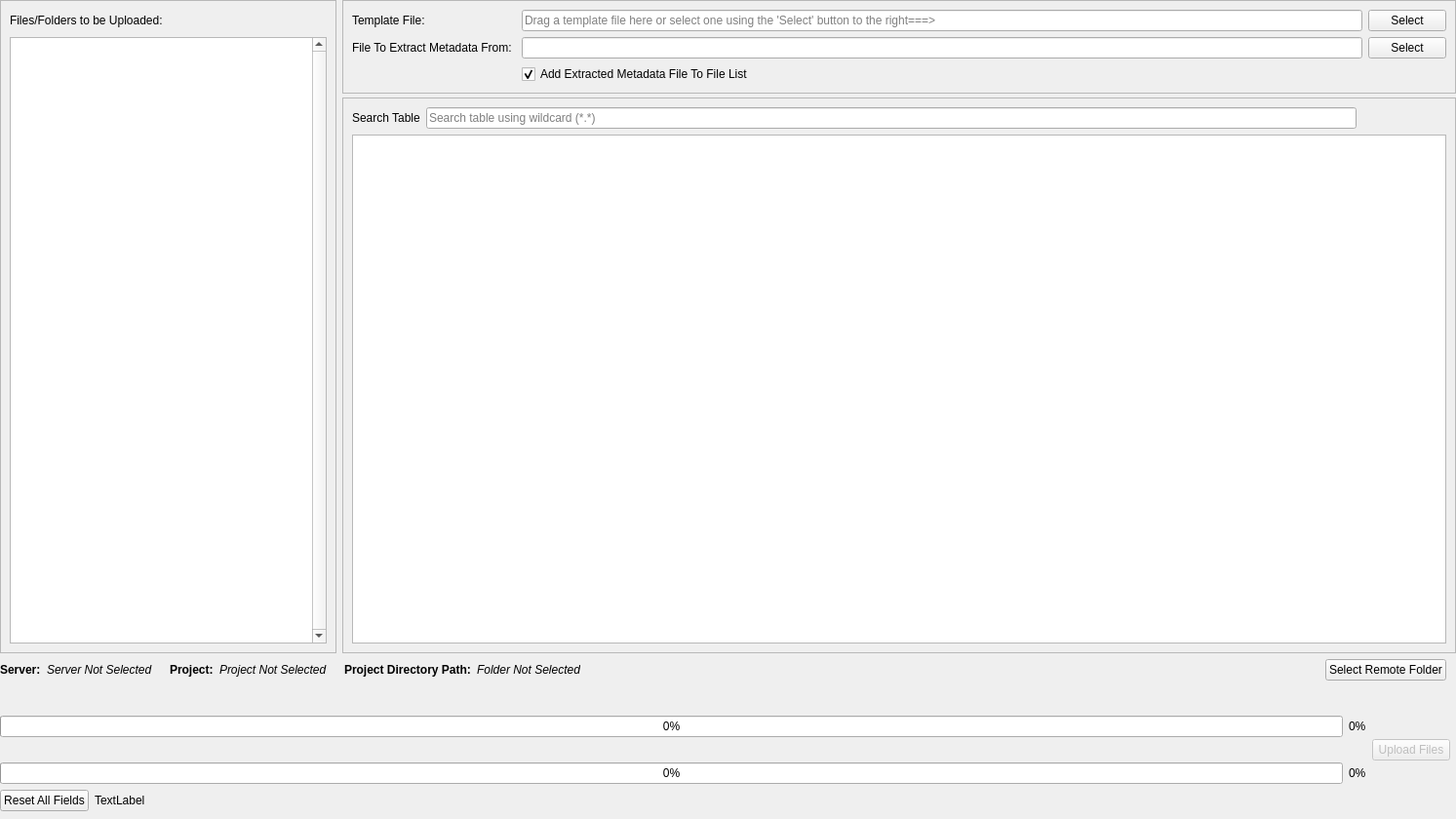
<?xml version="1.0" encoding="UTF-8"?>
<ui version="4.0">
 <class>UseTemplateWidget</class>
 <widget class="QWidget" name="UseTemplateWidget">
  <property name="geometry">
   <rect>
    <x>0</x>
    <y>0</y>
    <width>1493</width>
    <height>840</height>
   </rect>
  </property>
  <property name="windowTitle">
   <string>Use Template Widget</string>
  </property>
  <layout class="QGridLayout" name="gridLayout_2">
   <property name="leftMargin">
    <number>0</number>
   </property>
   <property name="topMargin">
    <number>0</number>
   </property>
   <property name="rightMargin">
    <number>0</number>
   </property>
   <property name="bottomMargin">
    <number>8</number>
   </property>
   <property name="verticalSpacing">
    <number>-1</number>
   </property>
   <item row="5" column="0" colspan="2">
    <layout class="QHBoxLayout" name="horizontalLayout_7">
     <property name="rightMargin">
      <number>10</number>
     </property>
     <property name="bottomMargin">
      <number>10</number>
     </property>
     <item>
      <widget class="QLabel" name="label_3">
       <property name="font">
        <font>
         <weight>75</weight>
         <bold>true</bold>
        </font>
       </property>
       <property name="text">
        <string>Server:</string>
       </property>
      </widget>
     </item>
     <item>
      <widget class="QLabel" name="hyperThoughtServer">
       <property name="font">
        <font>
         <italic>true</italic>
        </font>
       </property>
       <property name="text">
        <string>Server Not Selected</string>
       </property>
      </widget>
     </item>
     <item>
      <spacer name="horizontalSpacer_9">
       <property name="orientation">
        <enum>Qt::Horizontal</enum>
       </property>
       <property name="sizeType">
        <enum>QSizePolicy::Fixed</enum>
       </property>
       <property name="sizeHint" stdset="0">
        <size>
         <width>12</width>
         <height>20</height>
        </size>
       </property>
      </spacer>
     </item>
     <item>
      <widget class="QLabel" name="label_4">
       <property name="font">
        <font>
         <weight>75</weight>
         <bold>true</bold>
        </font>
       </property>
       <property name="text">
        <string>Project:</string>
       </property>
      </widget>
     </item>
     <item>
      <widget class="QLabel" name="hyperThoughtProject">
       <property name="font">
        <font>
         <italic>true</italic>
        </font>
       </property>
       <property name="text">
        <string>Project Not Selected</string>
       </property>
      </widget>
     </item>
     <item>
      <spacer name="horizontalSpacer_10">
       <property name="orientation">
        <enum>Qt::Horizontal</enum>
       </property>
       <property name="sizeType">
        <enum>QSizePolicy::Fixed</enum>
       </property>
       <property name="sizeHint" stdset="0">
        <size>
         <width>12</width>
         <height>20</height>
        </size>
       </property>
      </spacer>
     </item>
     <item>
      <widget class="QLabel" name="label_5">
       <property name="font">
        <font>
         <weight>75</weight>
         <bold>true</bold>
        </font>
       </property>
       <property name="text">
        <string>Project Directory Path:</string>
       </property>
      </widget>
     </item>
     <item>
      <widget class="QLabel" name="hyperThoughtUploadPath">
       <property name="font">
        <font>
         <italic>true</italic>
        </font>
       </property>
       <property name="text">
        <string>Folder Not Selected</string>
       </property>
      </widget>
     </item>
     <item>
      <spacer name="horizontalSpacer_6">
       <property name="orientation">
        <enum>Qt::Horizontal</enum>
       </property>
       <property name="sizeHint" stdset="0">
        <size>
         <width>40</width>
         <height>20</height>
        </size>
       </property>
      </spacer>
     </item>
     <item>
      <widget class="QPushButton" name="hyperthoughtLocationButton">
       <property name="enabled">
        <bool>true</bool>
       </property>
       <property name="toolTip">
        <string>Allows user to set their API key from HyperThought and set a remote location on the HyperThought server to upload the data files/folders</string>
       </property>
       <property name="text">
        <string>Select Remote Folder</string>
       </property>
      </widget>
     </item>
    </layout>
   </item>
   <item row="6" column="0">
    <layout class="QGridLayout" name="gridLayout_3">
     <property name="rightMargin">
      <number>0</number>
     </property>
     <property name="bottomMargin">
      <number>0</number>
     </property>
     <item row="2" column="0">
      <widget class="QLabel" name="list_progress_label">
       <property name="toolTip">
        <string/>
       </property>
       <property name="text">
        <string/>
       </property>
      </widget>
     </item>
     <item row="1" column="2" rowspan="3">
      <widget class="QPushButton" name="hyperthoughtUploadButton">
       <property name="enabled">
        <bool>false</bool>
       </property>
       <property name="toolTip">
        <string>Upload all files/folders to the HyperThought server</string>
       </property>
       <property name="text">
        <string>Upload Files</string>
       </property>
      </widget>
     </item>
     <item row="1" column="1">
      <widget class="QLabel" name="file_progress_bar_label">
       <property name="toolTip">
        <string>This progress bar shows the progress for the current file.</string>
       </property>
       <property name="text">
        <string>0%</string>
       </property>
      </widget>
     </item>
     <item row="1" column="0">
      <widget class="QProgressBar" name="file_progress_bar">
       <property name="toolTip">
        <string>This progress bar shows the progress for the current file.</string>
       </property>
       <property name="value">
        <number>0</number>
       </property>
       <property name="orientation">
        <enum>Qt::Horizontal</enum>
       </property>
       <property name="invertedAppearance">
        <bool>false</bool>
       </property>
      </widget>
     </item>
     <item row="3" column="1">
      <widget class="QLabel" name="list_progress_bar_label">
       <property name="toolTip">
        <string>This progress bar shows the progress for the overall file list.</string>
       </property>
       <property name="text">
        <string>0%</string>
       </property>
      </widget>
     </item>
     <item row="3" column="0">
      <widget class="QProgressBar" name="list_progress_bar">
       <property name="toolTip">
        <string>This progress bar shows the progress for the overall file list.</string>
       </property>
       <property name="value">
        <number>0</number>
       </property>
       <property name="orientation">
        <enum>Qt::Horizontal</enum>
       </property>
       <property name="invertedAppearance">
        <bool>false</bool>
       </property>
      </widget>
     </item>
     <item row="0" column="0">
      <widget class="QLabel" name="file_progress_label">
       <property name="toolTip">
        <string/>
       </property>
       <property name="text">
        <string/>
       </property>
      </widget>
     </item>
    </layout>
   </item>
   <item row="4" column="0" colspan="2">
    <layout class="QHBoxLayout" name="horizontalLayout_13" stretch="0,100">
     <property name="spacing">
      <number>6</number>
     </property>
     <property name="leftMargin">
      <number>0</number>
     </property>
     <item>
      <widget class="QFrame" name="use_frame_3">
       <property name="frameShape">
        <enum>QFrame::StyledPanel</enum>
       </property>
       <property name="frameShadow">
        <enum>QFrame::Raised</enum>
       </property>
       <layout class="QGridLayout" name="gridLayout_10">
        <item row="1" column="0" colspan="5">
         <layout class="QHBoxLayout" name="horizontalLayout_3">
          <property name="topMargin">
           <number>0</number>
          </property>
          <property name="rightMargin">
           <number>0</number>
          </property>
          <item>
           <widget class="QLabel" name="label">
            <property name="text">
             <string>Files/Folders to be Uploaded:</string>
            </property>
           </widget>
          </item>
          <item>
           <spacer name="horizontalSpacer_2">
            <property name="orientation">
             <enum>Qt::Horizontal</enum>
            </property>
            <property name="sizeHint" stdset="0">
             <size>
              <width>40</width>
              <height>20</height>
             </size>
            </property>
           </spacer>
          </item>
          <item>
           <widget class="QPushButton" name="addUploadFilesBtn">
            <property name="sizePolicy">
             <sizepolicy hsizetype="Fixed" vsizetype="Preferred">
              <horstretch>0</horstretch>
              <verstretch>0</verstretch>
             </sizepolicy>
            </property>
            <property name="minimumSize">
             <size>
              <width>40</width>
              <height>0</height>
             </size>
            </property>
            <property name="maximumSize">
             <size>
              <width>40</width>
              <height>16777215</height>
             </size>
            </property>
            <property name="toolTip">
             <string>Add files/folders to the upload list</string>
            </property>
            <property name="text">
             <string/>
            </property>
            <property name="icon">
             <iconset resource="../../../resources.qrc">
              <normaloff>:/resources/Images/plus@2x.png</normaloff>:/resources/Images/plus@2x.png</iconset>
            </property>
            <property name="flat">
             <bool>true</bool>
            </property>
           </widget>
          </item>
          <item>
           <widget class="QPushButton" name="removeUploadFilesBtn">
            <property name="sizePolicy">
             <sizepolicy hsizetype="Fixed" vsizetype="Preferred">
              <horstretch>0</horstretch>
              <verstretch>0</verstretch>
             </sizepolicy>
            </property>
            <property name="minimumSize">
             <size>
              <width>40</width>
              <height>0</height>
             </size>
            </property>
            <property name="maximumSize">
             <size>
              <width>40</width>
              <height>16777215</height>
             </size>
            </property>
            <property name="toolTip">
             <string>Removes the selected rows from the table</string>
            </property>
            <property name="text">
             <string/>
            </property>
            <property name="icon">
             <iconset resource="../../../resources.qrc">
              <normaloff>:/resources/Images/trash_can.png</normaloff>:/resources/Images/trash_can.png</iconset>
            </property>
            <property name="iconSize">
             <size>
              <width>18</width>
              <height>18</height>
             </size>
            </property>
            <property name="flat">
             <bool>true</bool>
            </property>
           </widget>
          </item>
         </layout>
        </item>
        <item row="2" column="0" colspan="5">
         <widget class="QListView" name="useTemplateListView">
          <property name="sizePolicy">
           <sizepolicy hsizetype="Preferred" vsizetype="Expanding">
            <horstretch>0</horstretch>
            <verstretch>0</verstretch>
           </sizepolicy>
          </property>
          <property name="minimumSize">
           <size>
            <width>325</width>
            <height>0</height>
           </size>
          </property>
          <property name="acceptDrops">
           <bool>true</bool>
          </property>
          <property name="toolTip">
           <string>This is the list of files/folders that will be tagged with the metadata in the table on the right and uploaded to HyperThought.</string>
          </property>
          <property name="lineWidth">
           <number>1</number>
          </property>
          <property name="verticalScrollBarPolicy">
           <enum>Qt::ScrollBarAlwaysOn</enum>
          </property>
          <property name="editTriggers">
           <set>QAbstractItemView::NoEditTriggers</set>
          </property>
          <property name="alternatingRowColors">
           <bool>true</bool>
          </property>
          <property name="selectionMode">
           <enum>QAbstractItemView::ExtendedSelection</enum>
          </property>
          <property name="spacing">
           <number>0</number>
          </property>
          <property name="viewMode">
           <enum>QListView::ListMode</enum>
          </property>
          <property name="uniformItemSizes">
           <bool>true</bool>
          </property>
         </widget>
        </item>
       </layout>
      </widget>
     </item>
     <item>
      <layout class="QVBoxLayout" name="verticalLayout">
       <property name="spacing">
        <number>4</number>
       </property>
       <property name="topMargin">
        <number>0</number>
       </property>
       <property name="bottomMargin">
        <number>0</number>
       </property>
       <item>
        <widget class="QFrame" name="use_frame_1">
         <property name="autoFillBackground">
          <bool>false</bool>
         </property>
         <property name="styleSheet">
          <string notr="true"/>
         </property>
         <property name="frameShape">
          <enum>QFrame::StyledPanel</enum>
         </property>
         <property name="frameShadow">
          <enum>QFrame::Sunken</enum>
         </property>
         <layout class="QGridLayout" name="gridLayout_7">
          <item row="1" column="1">
           <widget class="QLineEdit" name="otherDataFileLineEdit">
            <property name="sizePolicy">
             <sizepolicy hsizetype="Preferred" vsizetype="Fixed">
              <horstretch>2</horstretch>
              <verstretch>0</verstretch>
             </sizepolicy>
            </property>
            <property name="toolTip">
             <string>This is the data file from which to extract metadata.  The extracted metadata will appear in the table below and will be uploaded with each file in the file list on the left.</string>
            </property>
            <property name="readOnly">
             <bool>true</bool>
            </property>
            <property name="placeholderText">
             <string/>
            </property>
           </widget>
          </item>
          <item row="0" column="2">
           <widget class="QPushButton" name="hyperthoughtTemplateSelect">
            <property name="toolTip">
             <string>Select the template file for this upload(*.ez)</string>
            </property>
            <property name="text">
             <string>Select</string>
            </property>
           </widget>
          </item>
          <item row="0" column="0">
           <widget class="QLabel" name="use_label_1">
            <property name="sizePolicy">
             <sizepolicy hsizetype="Maximum" vsizetype="Preferred">
              <horstretch>1</horstretch>
              <verstretch>0</verstretch>
             </sizepolicy>
            </property>
            <property name="text">
             <string>Template File: </string>
            </property>
           </widget>
          </item>
          <item row="1" column="2">
           <widget class="QPushButton" name="otherDataFileSelect">
            <property name="enabled">
             <bool>true</bool>
            </property>
            <property name="toolTip">
             <string>Select a data file to extract meta-data</string>
            </property>
            <property name="text">
             <string>Select</string>
            </property>
           </widget>
          </item>
          <item row="0" column="1">
           <widget class="QLineEdit" name="hyperthoughtTemplateLineEdit">
            <property name="sizePolicy">
             <sizepolicy hsizetype="Preferred" vsizetype="Fixed">
              <horstretch>2</horstretch>
              <verstretch>0</verstretch>
             </sizepolicy>
            </property>
            <property name="toolTip">
             <string>This is a .ez template file used to determine which pieces of metadata to extract from the file below.</string>
            </property>
            <property name="readOnly">
             <bool>true</bool>
            </property>
            <property name="placeholderText">
             <string>Drag a template file here or select one using the 'Select' button to the right===&gt;</string>
            </property>
           </widget>
          </item>
          <item row="1" column="0">
           <widget class="QLabel" name="use_label_2">
            <property name="sizePolicy">
             <sizepolicy hsizetype="Maximum" vsizetype="Preferred">
              <horstretch>1</horstretch>
              <verstretch>0</verstretch>
             </sizepolicy>
            </property>
            <property name="text">
             <string>File To Extract Metadata From: </string>
            </property>
           </widget>
          </item>
          <item row="2" column="1">
           <widget class="QCheckBox" name="addMetadataFileCheckBox">
            <property name="text">
             <string>Add Extracted Metadata File To File List</string>
            </property>
            <property name="checked">
             <bool>true</bool>
            </property>
           </widget>
          </item>
         </layout>
        </widget>
       </item>
       <item>
        <widget class="QFrame" name="use_frame_2">
         <property name="frameShape">
          <enum>QFrame::StyledPanel</enum>
         </property>
         <property name="frameShadow">
          <enum>QFrame::Raised</enum>
         </property>
         <layout class="QGridLayout" name="gridLayout_6">
          <item row="1" column="0" colspan="3">
           <widget class="QTableView" name="useTemplateTableView">
            <property name="acceptDrops">
             <bool>true</bool>
            </property>
            <property name="toolTip">
             <string/>
            </property>
            <property name="sizeAdjustPolicy">
             <enum>QAbstractScrollArea::AdjustToContents</enum>
            </property>
            <property name="dragEnabled">
             <bool>true</bool>
            </property>
            <property name="dragDropMode">
             <enum>QAbstractItemView::InternalMove</enum>
            </property>
            <property name="defaultDropAction">
             <enum>Qt::MoveAction</enum>
            </property>
            <property name="alternatingRowColors">
             <bool>true</bool>
            </property>
            <property name="selectionBehavior">
             <enum>QAbstractItemView::SelectRows</enum>
            </property>
            <property name="showGrid">
             <bool>false</bool>
            </property>
            <property name="gridStyle">
             <enum>Qt::SolidLine</enum>
            </property>
            <property name="sortingEnabled">
             <bool>true</bool>
            </property>
            <property name="cornerButtonEnabled">
             <bool>false</bool>
            </property>
            <attribute name="horizontalHeaderStretchLastSection">
             <bool>true</bool>
            </attribute>
            <attribute name="verticalHeaderMinimumSectionSize">
             <number>15</number>
            </attribute>
           </widget>
          </item>
          <item row="0" column="0" colspan="3">
           <layout class="QHBoxLayout" name="horizontalLayout_2">
            <property name="rightMargin">
             <number>0</number>
            </property>
            <item>
             <widget class="QLabel" name="use_label_3">
              <property name="text">
               <string>Search Table</string>
              </property>
             </widget>
            </item>
            <item>
             <widget class="QLineEdit" name="useTemplateListSearchBar">
              <property name="sizePolicy">
               <sizepolicy hsizetype="Expanding" vsizetype="Fixed">
                <horstretch>2</horstretch>
                <verstretch>0</verstretch>
               </sizepolicy>
              </property>
              <property name="readOnly">
               <bool>false</bool>
              </property>
              <property name="placeholderText">
               <string>Search table using wildcard (*.*)</string>
              </property>
             </widget>
            </item>
            <item>
             <widget class="QPushButton" name="appendUseTableRowButton">
              <property name="sizePolicy">
               <sizepolicy hsizetype="Fixed" vsizetype="Preferred">
                <horstretch>0</horstretch>
                <verstretch>0</verstretch>
               </sizepolicy>
              </property>
              <property name="minimumSize">
               <size>
                <width>40</width>
                <height>0</height>
               </size>
              </property>
              <property name="maximumSize">
               <size>
                <width>40</width>
                <height>16777215</height>
               </size>
              </property>
              <property name="toolTip">
               <string>Add a Custom Value that is only going to be used for this upload</string>
              </property>
              <property name="text">
               <string/>
              </property>
              <property name="icon">
               <iconset resource="../../../resources.qrc">
                <normaloff>:/resources/Images/plus@2x.png</normaloff>:/resources/Images/plus@2x.png</iconset>
              </property>
              <property name="flat">
               <bool>true</bool>
              </property>
             </widget>
            </item>
            <item>
             <widget class="QPushButton" name="removeUseTableRowButton">
              <property name="sizePolicy">
               <sizepolicy hsizetype="Fixed" vsizetype="Preferred">
                <horstretch>0</horstretch>
                <verstretch>0</verstretch>
               </sizepolicy>
              </property>
              <property name="minimumSize">
               <size>
                <width>40</width>
                <height>0</height>
               </size>
              </property>
              <property name="maximumSize">
               <size>
                <width>40</width>
                <height>16777215</height>
               </size>
              </property>
              <property name="toolTip">
               <string>Removes the selected rows from the table</string>
              </property>
              <property name="text">
               <string/>
              </property>
              <property name="icon">
               <iconset resource="../../../resources.qrc">
                <normaloff>:/resources/Images/trash_can@2x.png</normaloff>:/resources/Images/trash_can@2x.png</iconset>
              </property>
              <property name="iconSize">
               <size>
                <width>18</width>
                <height>18</height>
               </size>
              </property>
              <property name="flat">
               <bool>true</bool>
              </property>
             </widget>
            </item>
           </layout>
          </item>
         </layout>
        </widget>
       </item>
      </layout>
     </item>
    </layout>
   </item>
   <item row="7" column="0" colspan="2">
    <layout class="QHBoxLayout" name="horizontalLayout">
     <property name="leftMargin">
      <number>0</number>
     </property>
     <property name="bottomMargin">
      <number>0</number>
     </property>
     <item>
      <widget class="QPushButton" name="clearUseButton">
       <property name="toolTip">
        <string>Reset all 'Use Template' input fields. All fields will be reset to an empty state.</string>
       </property>
       <property name="text">
        <string>Reset All Fields</string>
       </property>
      </widget>
     </item>
     <item>
      <widget class="QLabel" name="error_label">
       <property name="text">
        <string>TextLabel</string>
       </property>
      </widget>
     </item>
     <item>
      <spacer name="horizontalSpacer">
       <property name="orientation">
        <enum>Qt::Horizontal</enum>
       </property>
       <property name="sizeHint" stdset="0">
        <size>
         <width>40</width>
         <height>20</height>
        </size>
       </property>
      </spacer>
     </item>
    </layout>
   </item>
  </layout>
 </widget>
 <resources>
  <include location="../../../resources.qrc"/>
 </resources>
 <connections/>
</ui>
